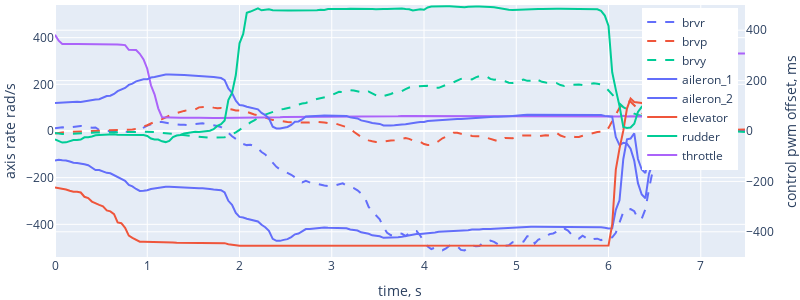

The code cell stored with this chart in its notebook:
### Code cell
control_brv_plot(sec).update_layout(width=800,height=300).show()

### Figure 1 — Plotly figure (JSON) as saved in the notebook; plotly's stock layout.template omitted (floating-point values rounded to 4 significant figures; data arrays with more than 128 entries replaced by an {"elided": "..."} marker saying what was removed)
{"data": [{"line": {"color": "#636EFA", "dash": "dash"}, "name": "brvr", "type": "scatter", "x": {"elided": "188 float values"}, "xaxis": "x", "y": {"elided": "188 float values"}, "yaxis": "y"}, {"line": {"color": "#EF553B", "dash": "dash"}, "name": "brvp", "type": "scatter", "x": {"elided": "188 float values"}, "xaxis": "x", "y": {"elided": "188 float values"}, "yaxis": "y"}, {"line": {"color": "#00CC96", "dash": "dash"}, "name": "brvy", "type": "scatter", "x": {"elided": "188 float values"}, "xaxis": "x", "y": {"elided": "188 float values"}, "yaxis": "y"}, {"line": {"color": "#636EFA", "dash": "solid"}, "name": "aileron_1", "type": "scatter", "x": {"elided": "188 float values"}, "xaxis": "x", "y": {"elided": "188 int values"}, "yaxis": "y2"}, {"line": {"color": "#636EFA", "dash": "solid"}, "name": "aileron_2", "type": "scatter", "x": {"elided": "188 float values"}, "xaxis": "x", "y": {"elided": "188 int values"}, "yaxis": "y2"}, {"line": {"color": "#EF553B", "dash": "solid"}, "name": "elevator", "type": "scatter", "x": {"elided": "188 float values"}, "xaxis": "x", "y": {"elided": "188 int values"}, "yaxis": "y2"}, {"line": {"color": "#00CC96", "dash": "solid"}, "name": "rudder", "type": "scatter", "x": {"elided": "188 float values"}, "xaxis": "x", "y": {"elided": "188 int values"}, "yaxis": "y2"}, {"line": {"color": "#AB63FA", "dash": "solid"}, "name": "throttle", "type": "scatter", "x": {"elided": "188 float values"}, "y": {"elided": "188 int values"}}], "layout": {"height": 300, "legend": {"x": 0.8, "xanchor": "left", "y": 0.99, "yanchor": "top"}, "margin": {"b": 1, "l": 5, "r": 5, "t": 5}, "width": 800, "xaxis": {"anchor": "y", "domain": [0, 0.94], "title": {"text": "time, s"}}, "yaxis": {"anchor": "x", "domain": [0, 1], "range": [-540, 540], "title": {"text": "axis rate rad/s"}}, "yaxis2": {"anchor": "x", "overlaying": "y", "range": [-500, 500], "side": "right", "title": {"text": "control pwm offset, ms"}}}}
